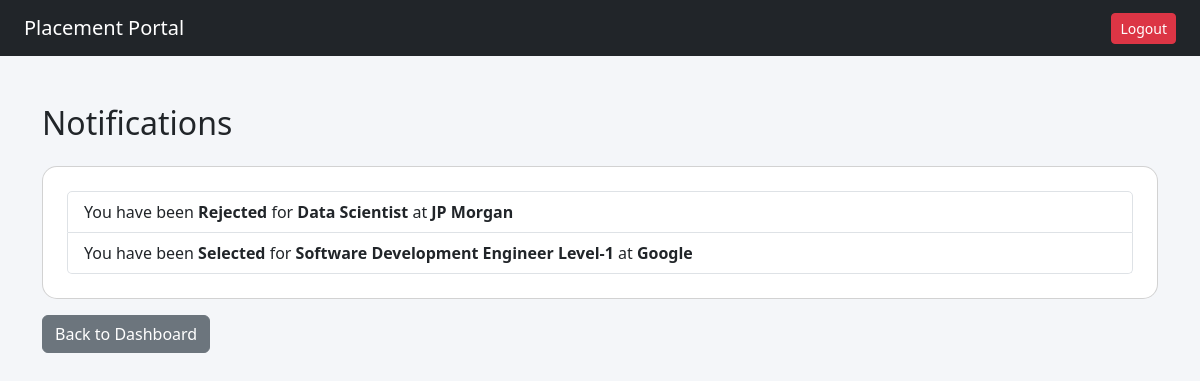
Page /student/notifications (signed in) on the committed database.
### tables this page shows
CREATE TABLE application (
            id INTEGER PRIMARY KEY AUTOINCREMENT,
            student_id INTEGER,
            drive_id INTEGER,
            application_date TEXT,
            status TEXT DEFAULT 'Applied',
            UNIQUE(student_id, drive_id),
            FOREIGN KEY(student_id) REFERENCES student(id),
            FOREIGN KEY(drive_id) REFERENCES placement_drive(id)
        );

CREATE TABLE placement_drive(
            id INTEGER PRIMARY KEY AUTOINCREMENT,
            company_id INTEGER,
            job_title TEXT NOT NULL,
            job_description TEXT,
            eligibility TEXT,
            deadline TEXT,
            status TEXT DEFAULT 'Pending',
            created_at TEXT,
            FOREIGN KEY(company_id) REFERENCES company(id)              
        );

CREATE TABLE company (
          id INTEGER PRIMARY KEY AUTOINCREMENT,
          name TEXT NOT NULL,
          email TEXT UNIQUE NOT NULL,
          password TEXT NOT NULL,
          hr_contact TEXT,
          website TEXT,
          approval_status TEXT DEFAULT 'Pending',
          is_active INTEGER DEFAULT 1,
          created_at TEXT          
        );

### app.py (the view)
@app.route('/student/notifications')
def student_notifications():
    if session.get('role') != 'student':
        return redirect('/student/login')
    conn = get_connection()
    cursor = conn.cursor()
    cursor.execute("""
        SELECT a.status, pd.job_title, c.name
        FROM application a
        JOIN placement_drive pd ON a.drive_id = pd.id
        JOIN company c ON pd.company_id = c.id
        WHERE a.student_id = ?
          AND a.status IN ('Shortlisted', 'Selected', 'Rejected')
        ORDER BY a.application_date DESC
    """, (session['user_id'],))
    notifications = cursor.fetchall()
    conn.close()
    return render_template("student/notifications.html", notifications=notifications)

### database.py (called while the page is built)
def get_connection():
    conn = sqlite3.connect(DB_NAME)
    conn.row_factory = sqlite3.Row
    return conn

### templates/student/notifications.html
{% extends "base.html" %}
{% block content %}
<h2 class="mb-4">Notifications</h2>
<div class="card p-4">
    <ul class="list-group">
        {% for n in notifications %}
        <li class="list-group-item">
            You have been <strong>{{ n[0] }}</strong> for <strong>{{ n[1] }}</strong> at <strong>{{ n[2] }}</strong>
        </li>
        {% else %}
        <li class="list-group-item text-center text-muted">No notifications yet.</li>
        {% endfor %}
    </ul>
</div>
<a href="/student/dashboard" class="btn btn-secondary mt-3">Back to Dashboard</a>
{% endblock %}

### static/style.css (style rules this page uses)
body { background-color: #f4f6f9; }
.card { border-radius: 15px; }

### rows in the picture
application: status "Rejected", job_title "Data Scientist", name "JP Morgan"
application: status "Selected", job_title "Software Development Engineer Level-1", name "Google"
